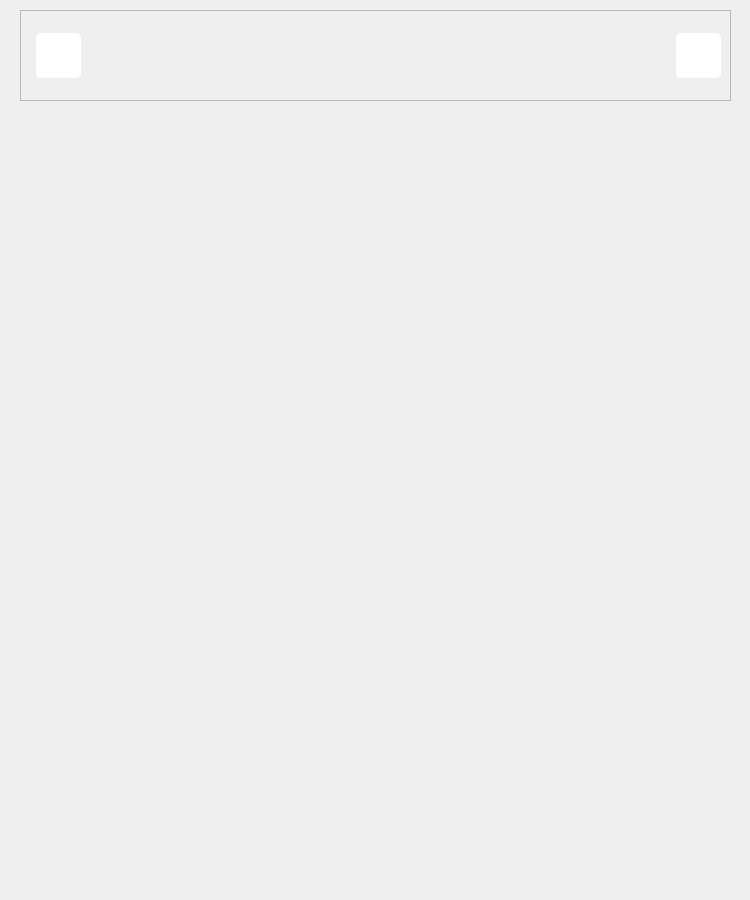
<?xml version="1.0" encoding="UTF-8"?>
<ui version="4.0">
 <class>StartWindow</class>
 <widget class="QMainWindow" name="StartWindow">
  <property name="geometry">
   <rect>
    <x>0</x>
    <y>0</y>
    <width>750</width>
    <height>900</height>
   </rect>
  </property>
  <property name="minimumSize">
   <size>
    <width>750</width>
    <height>900</height>
   </size>
  </property>
  <property name="maximumSize">
   <size>
    <width>750</width>
    <height>900</height>
   </size>
  </property>
  <property name="windowTitle">
   <string>Animex - Start Window</string>
  </property>
  <property name="styleSheet">
   <string notr="true">border-image: url(:/newPrefix/imgs/light-mode-bg.png);</string>
  </property>
  <widget class="QWidget" name="centralwidget">
   <widget class="QFrame" name="StartWindow_TopBtnsFrame">
    <property name="geometry">
     <rect>
      <x>20</x>
      <y>10</y>
      <width>711</width>
      <height>91</height>
     </rect>
    </property>
    <property name="styleSheet">
     <string notr="true">QFrame {
	border-image: none;
}</string>
    </property>
    <property name="frameShape">
     <enum>QFrame::StyledPanel</enum>
    </property>
    <property name="frameShadow">
     <enum>QFrame::Raised</enum>
    </property>
    <layout class="QHBoxLayout" name="horizontalLayout_2">
     <item>
      <layout class="QHBoxLayout" name="StartWindow_TopBtnsMainLayout">
       <item>
        <widget class="QLabel" name="StartWindow_LightModeToggler">
         <property name="minimumSize">
          <size>
           <width>0</width>
           <height>45</height>
          </size>
         </property>
         <property name="maximumSize">
          <size>
           <width>0</width>
           <height>45</height>
          </size>
         </property>
         <property name="cursor">
          <cursorShape>PointingHandCursor</cursorShape>
         </property>
         <property name="styleSheet">
          <string notr="true">QLabel {
	background-color: white;
	border-radius: 5px;
	padding: 6px;
}</string>
         </property>
         <property name="text">
          <string/>
         </property>
         <property name="pixmap">
          <pixmap resource="../assets/qrcs/light-mode-icon.qrc">:/newPrefix/imgs/light-mode-icon.png</pixmap>
         </property>
         <property name="scaledContents">
          <bool>true</bool>
         </property>
        </widget>
       </item>
       <item>
        <widget class="QLabel" name="StartWindow_DarkModeToggler">
         <property name="minimumSize">
          <size>
           <width>45</width>
           <height>45</height>
          </size>
         </property>
         <property name="maximumSize">
          <size>
           <width>45</width>
           <height>45</height>
          </size>
         </property>
         <property name="cursor">
          <cursorShape>PointingHandCursor</cursorShape>
         </property>
         <property name="styleSheet">
          <string notr="true">QLabel {
	background-color: white;
	border-radius: 5px;
	padding: 6px;
}</string>
         </property>
         <property name="text">
          <string/>
         </property>
         <property name="pixmap">
          <pixmap resource="../assets/qrcs/dark-mode-icon.qrc">:/newPrefix/imgs/dark-mode-icon.png</pixmap>
         </property>
         <property name="scaledContents">
          <bool>true</bool>
         </property>
        </widget>
       </item>
       <item>
        <spacer name="horizontalSpacer">
         <property name="orientation">
          <enum>Qt::Horizontal</enum>
         </property>
         <property name="sizeHint" stdset="0">
          <size>
           <width>40</width>
           <height>20</height>
          </size>
         </property>
        </spacer>
       </item>
       <item>
        <layout class="QHBoxLayout" name="StartWindow_BgTogglerLayout"/>
       </item>
       <item>
        <layout class="QHBoxLayout" name="StartWindow_SettingsBtnLayout">
         <item>
          <spacer name="horizontalSpacer_2">
           <property name="orientation">
            <enum>Qt::Horizontal</enum>
           </property>
           <property name="sizeHint" stdset="0">
            <size>
             <width>40</width>
             <height>20</height>
            </size>
           </property>
          </spacer>
         </item>
         <item>
          <widget class="QLabel" name="StartWindow_SettingsToggler">
           <property name="minimumSize">
            <size>
             <width>45</width>
             <height>45</height>
            </size>
           </property>
           <property name="maximumSize">
            <size>
             <width>45</width>
             <height>45</height>
            </size>
           </property>
           <property name="cursor">
            <cursorShape>PointingHandCursor</cursorShape>
           </property>
           <property name="styleSheet">
            <string notr="true">QLabel {
	background-color: white;
	border-radius: 5px;
	padding: 2px;
}</string>
           </property>
           <property name="text">
            <string/>
           </property>
           <property name="pixmap">
            <pixmap resource="../assets/qrcs/settings-icon.qrc">:/newPrefix/imgs/settings-icon.png</pixmap>
           </property>
           <property name="scaledContents">
            <bool>true</bool>
           </property>
          </widget>
         </item>
        </layout>
       </item>
      </layout>
     </item>
    </layout>
   </widget>
  </widget>
 </widget>
 <resources>
  <include location="../assets/qrcs/light-bg.qrc"/>
  <include location="../assets/qrcs/dark-mode-icon.qrc"/>
  <include location="../assets/qrcs/light-mode-icon.qrc"/>
  <include location="../assets/qrcs/settings-icon.qrc"/>
  <include location="../assets/qrcs/dark-bg.qrc"/>
 </resources>
 <connections/>
</ui>
